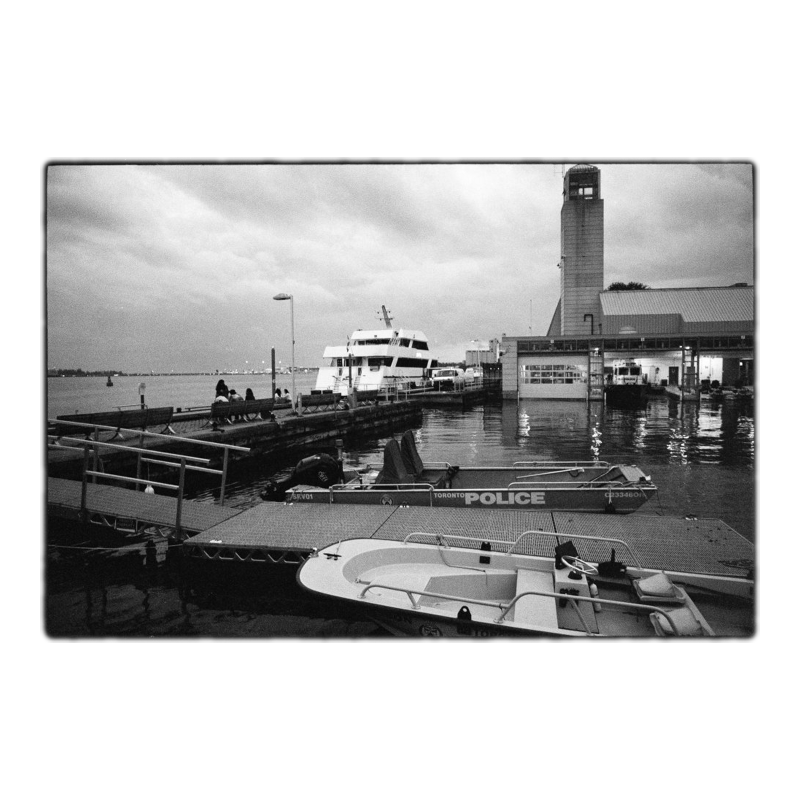
#> input picture samples/bordered-01.jpg, 1600 x 1600 px (shown at 1/2 size)
$ python -i core.py   (imports and definitions only)
#> lines starting #> are read from the running program, lines starting #| are printed output that depends on the picture
"""rebate — pure, in-memory film border scanner core.

This module contains the entire image-processing pipeline: sprocket/gate
detection, crop-with-border, rounded/soft mask generation, and compositing.

It is deliberately free of file IO, argparse, and config storage, so the same
code can be driven by the CLI client (`rebate/cli.py`) or a browser client
(Pyodide / WebAssembly). The only third-party dependencies are `numpy` and
`opencv-python`.
"""

import cv2
import numpy as np

from dataclasses import dataclass
from typing import Optional

# 35mm full-frame is 36 x 24 mm -> 3:2 aspect ratio.
ASPECT = 1.5
# Physical 35mm still-film dimensions (mm). These are the scale-invariant
# anchors: whatever the scan resolution, the gate is 24 mm tall and the
# sprocket pitch is 4.75 mm (the 36 mm width follows from the 3:2 aspect).
GATE_H_MM = 24.0
SPROCKET_PITCH_MM = 4.75
# Fallback sprocket pitch in pixels (only used by _grid_aligned).
SPROCKET_PITCH_FALLBACK = 730


# ---------------------------------------------------------------------------
# Detection
# ---------------------------------------------------------------------------

def _sprocket_candidates(gray):
    """Return (top_holes, bottom_holes) candidate sprocket holes.

    Sprocket holes are bright, medium-sized blobs in the outer bands of the
    film strip (outside the 24mm gate). Size ranges are expressed relative to
    the expected sprocket pitch (about w / 7.58 for a full-width 35mm frame)
    so the same code works at any scan resolution while still rejecting the
    small irregular fragments of photo content and dust.
    """
    h, w = gray.shape
    pitch_est = w / 7.58  # 36mm frame ~= 7.58 sprocket pitches across the width
    cw_lo, cw_hi = 0.38 * pitch_est, 0.90 * pitch_est
    ch_lo, ch_hi = 0.28 * pitch_est, 0.85 * pitch_est
    top, bot = [], []
    for is_top, (y_lo, y_hi) in ((True, (0, int(h * 0.16))),
                                 (False, (int(h * 0.88), h))):
        band = gray[y_lo:y_hi, :]
        if band.size == 0:
            continue
        # Adaptive threshold: sprocket holes are the bright tail of the band.
        thresh = float(np.percentile(band, 99.0))
        thresh = max(30.0, min(150.0, thresh * 0.6))
        bright = (band > thresh).astype(np.uint8)
        n, labels, stats, _ = cv2.connectedComponentsWithStats(bright, 8)
        for i in range(1, n):
            x, y, cw, ch, area = stats[i]
            if not (cw_lo <= cw <= cw_hi and ch_lo <= ch <= ch_hi):
                continue
            if ch < cw * 0.4:
                continue
            hl = {"cx": x + cw // 2, "cy": y_lo + y + ch // 2,
                  "y": int(y_lo + y), "ch": int(ch), "cw": int(cw),
                  "area": int(area)}
            (top if is_top else bot).append(hl)
    return top, bot


# [42 lines left out: functions _grid_aligned, _grid_fit, not called in this run]


def _sprocket_info(gray):
    """Sprocket geometry, tolerating one undetectable side.

    Returns (ts_bot, bs_top, center_x, pitch); ts_bot/bs_top may be None if
    that side's holes can't be resolved (e.g. an underexposed frame). Returns
    None if no usable periodic grid is found.
    """
    top_cand, bot_cand = _sprocket_candidates(gray)
    if len(top_cand) + len(bot_cand) < 4:
        return None

    w = gray.shape[1]
    fit = _grid_fit([h["cx"] for h in top_cand + bot_cand], w)
    if fit is None:
        return None
    pitch, phase, _ = fit

    # Sanity: the pitch implies a 24mm gate height; that must be a plausible
    # fraction of the strip height. A full-strip scan shows the 24mm gate at
    # roughly 0.69-0.85 of the strip height, so the lower bound must be close
    # to that. Too loose a bound lets a few spurious blobs win a sub-multiple
    # pitch (e.g. 422px instead of the true ~760px, or pitch/2), which would
    # shrink the gate to ~0.44 of the strip and mis-crop the frame.
    gate_h_px = pitch * (GATE_H_MM / SPROCKET_PITCH_MM)
    h = gray.shape[0]
    if not (0.6 * h <= gate_h_px <= 0.9 * h):
        return None

    tol = max(6, int(pitch * 0.10))

    # [4 lines left out: function aligned, not called in this run]

    top_aligned = aligned(top_cand)
    bot_aligned = aligned(bot_cand)
    ts_bot = max(hl["y"] + hl["ch"] for hl in top_aligned) if len(top_aligned) >= 2 else None
    bs_top = min(hl["y"] for hl in bot_aligned) if len(bot_aligned) >= 2 else None
    if ts_bot is None and bs_top is None:
        return None

    # Horizontal centre: midpoint of the detected hole run is robust to a few
    # missed holes (the median is not). Use top/bottom independently and pick
    # the one closest to the (roughly centred) image centre.
    cx_candidates = []
    if len(top_aligned) >= 2:
        cx_candidates.append((min(h["cx"] for h in top_aligned)
                              + max(h["cx"] for h in top_aligned)) / 2.0)
    if len(bot_aligned) >= 2:
        cx_candidates.append((min(h["cx"] for h in bot_aligned)
                              + max(h["cx"] for h in bot_aligned)) / 2.0)
    center_x = min(cx_candidates, key=lambda c: abs(c - w / 2.0))
    # A fixed holder centres the frame in the scan. Only trust a sprocket-
    # derived centre when it lands near the image centre; a hole run that is
    # missing holes on one side gives a badly biased midpoint.
    if not (w * 0.45 <= center_x <= w * 0.55):
        center_x = w / 2.0
    return ts_bot, bs_top, center_x, pitch


def _row_activity(gray):
    """Median and median-absolute-deviation (MAD) per row.

    Width is downsampled for speed but vertical resolution is kept, so the
    returned profiles are one value per source row. The exposed photo (gate)
    is bright and/or textured (high median or high MAD); the unexposed film
    border (rebate) is uniformly dark and flat (low median *and* low MAD);
    sprocket holes are bright but sparse, so they leave the median dark.
    """
    h, w = gray.shape
    target_w = 400
    if w > target_w:
        small = cv2.resize(gray, (target_w, h),
                           interpolation=cv2.INTER_AREA).astype(np.float32)
    else:
        small = gray.astype(np.float32)
    med = np.median(small, axis=1)
    mad = np.median(np.abs(small - med[:, None]), axis=1)
    return med, mad


def _col_activity(gray):
    """Median and MAD per column (transpose of _row_activity)."""
    h, w = gray.shape
    target_h = 400
    if h > target_h:
        small = cv2.resize(gray, (w, target_h),
                           interpolation=cv2.INTER_AREA).astype(np.float32)
    else:
        small = gray.astype(np.float32)
    med = np.median(small, axis=0)
    mad = np.median(np.abs(small - med[None, :]), axis=0)
    return med, mad


def _runs1d(mask):
    """Contiguous True runs in a 1-D boolean array, as [(start, end)]."""
    mask = np.asarray(mask, dtype=bool)
    runs = []
    start = None
    for i in range(len(mask) + 1):
        v = bool(mask[i]) if i < len(mask) else False
        if v and start is None:
            start = i
        if not v and start is not None:
            runs.append((start, i - 1))
            start = None
    return runs


def _merge_runs(runs, gap):
    """Merge runs separated by at most `gap` indices."""
    if not runs:
        return []
    merged = []
    cur_s, cur_e = runs[0]
    for s, e in runs[1:]:
        if s - cur_e - 1 <= gap:
            cur_e = e
        else:
            merged.append((cur_s, cur_e))
            cur_s, cur_e = s, e
    merged.append((cur_s, cur_e))
    return merged


def _photo_edges_in(gray, y_lo, y_hi):
    """Find the photo (top, bottom) within a row range, or None.

    The rebate is dark and the photo is brighter, so the median brightness is
    the discriminator. MAD is deliberately NOT used to extend the edges: a
    fogged/light-leaked rebate can be textured (high MAD) yet dark, which
    would otherwise drag the border out over the sprockets. Dark patches
    *inside* the photo are bridged by the gap-merge below.
    """
    med, mad = _row_activity(gray)
    med = med[y_lo:y_hi]
    mad = mad[y_lo:y_hi]
    if len(med) == 0:
        return None
    # Smooth so a single-row transient (dust line, fog streak) can't create a
    # false edge; a ~0.1% window is a few rows at typical scan sizes.
    k = max(3, len(med) // 1000)
    med = np.convolve(med, np.ones(k) / k, mode="same")
    med_base = float(np.percentile(med, 2))
    med_thr = med_base + max(12.0, 0.5 * med_base)
    photo = med > med_thr
    # Bridge small dark patches inside the photo (e.g. shadows) up to ~3% of
    # the range so a single dark area can't split the frame in two.
    gap = max(1, int(round((y_hi - y_lo) * 0.03)))
    runs = _merge_runs(_runs1d(photo), gap)
    if not runs:
        return None
    top, bot = max(runs, key=lambda r: r[1] - r[0])
    return top + y_lo, bot + y_lo


def _detect_photo_edges(gray):
    """Return (top, bottom) of the exposed photo frame, or None."""
    return _photo_edges_in(gray, 0, gray.shape[0])


def _photo_edges_x(gray, x_lo, x_hi):
    """Return (left, right) of the exposed photo frame, or None.

    The frame's horizontal extent is bounded by the dark inter-frame gaps, so
    it's detected with the same brightness/texture step as the vertical edges
    (there are no sprocket holes on the left/right to interfere).
    """
    med, mad = _col_activity(gray)
    med = med[x_lo:x_hi]
    mad = mad[x_lo:x_hi]
    if len(med) == 0:
        return None
    med_base = float(np.percentile(med, 2))
    mad_base = float(np.percentile(mad, 2))
    med_thr = med_base + max(12.0, 0.5 * med_base)
    mad_thr = mad_base + max(5.0, 0.8 * mad_base)
    photo = (med > med_thr) | (mad > mad_thr)
    gap = max(1, int(round((x_hi - x_lo) * 0.03)))
    runs = _merge_runs(_runs1d(photo), gap)
    if not runs:
        return None
    left, right = max(runs, key=lambda r: r[1] - r[0])
    return left + x_lo, right + x_lo


def detect_gate(gray):
    """Return (left, top, right, bottom) of the exposed film frame (gate)."""
    h, w = gray.shape

    info = _sprocket_info(gray)
    if info is not None:
        ts_bot, bs_top, center_x, pitch = info
        gate_h_px = pitch * (GATE_H_MM / SPROCKET_PITCH_MM)

        if ts_bot is not None and bs_top is not None:
            # Both sprocket rows known: refine with the brightness/texture step
            # inside the inter-sprocket band (the bright holes are excluded).
            edges = _photo_edges_in(gray, int(ts_bot), int(bs_top))
            if edges is not None and 0.85 * gate_h_px <= edges[1] - edges[0] <= 1.15 * gate_h_px:
                top, bot = edges
            else:
                mid = (ts_bot + bs_top) / 2.0
                top = mid - gate_h_px / 2.0
                bot = mid + gate_h_px / 2.0
        else:
            # Only one sprocket row is detectable. Prefer the brightness/texture
            # step (more precise); fall back to placing the 3:2 gate off the
            # known row when the photo is too dark to detect.
            edges = _photo_edges_in(gray, int(0.05 * h), int(0.95 * h))
            if edges is not None and 0.85 * gate_h_px <= edges[1] - edges[0] <= 1.15 * gate_h_px:
                top, bot = edges
            elif ts_bot is not None:
                top = ts_bot + 0.08 * pitch
                bot = top + gate_h_px
            else:
                bot = bs_top - 0.08 * pitch
                top = bot - gate_h_px
    else:
        # No usable sprockets (e.g. holes cropped off): brightness/texture over
        # the middle of the strip (the outer ~5% is excluded so the bright
        # sprocket slivers at the film edges aren't mistaken for photo).
        edges = _photo_edges_in(gray, int(0.05 * h), int(0.95 * h))
        expected_h = w / ASPECT
        if edges is not None and 0.85 * expected_h <= edges[1] - edges[0] <= 1.08 * expected_h:
            top, bot = edges
        else:
            top = (h - expected_h) / 2.0
            bot = top + expected_h
        center_x = _detect_center_x(gray, top, bot)

    gate_h = bot - top
    gate_w = gate_h * ASPECT

    # Refine the horizontal centre from the dark inter-frame gaps (handles
    # scans where the frame isn't perfectly centred). The width stays 3:2;
    # only the centre is shifted. We only trust a horizontal estimate that is
    # consistent with the 3:2 width AND lands near the image centre (a dark
    # edge inside the photo can otherwise bias it).
    h_edges = _photo_edges_x(gray, 0, w)
    if h_edges is not None:
        h_cx = (h_edges[0] + h_edges[1]) / 2.0
        if (0.90 * gate_w <= h_edges[1] - h_edges[0] <= 1.10 * gate_w
                and w * 0.47 <= h_cx <= w * 0.53):
            center_x = h_cx

    left = center_x - gate_w / 2.0
    right = center_x + gate_w / 2.0
    return left, top, right, bot


# [10 lines left out: function detect_photo_gate, not called in this run]


def _sprocket_centers(gray, top, bot):
    """Return candidate x-centers of sprocket holes above/below the gate."""
    top_cand, bot_cand = _sprocket_candidates(gray)
    holes = [h["cx"] for h in top_cand + bot_cand
             if h["cy"] < top - 20 or h["cy"] > bot + 20]
    return sorted(set(holes))


def _detect_center_x(gray, top, bot):
    h, w = gray.shape
    holes = _sprocket_centers(gray, top, bot)
    if len(holes) < 6:
        return w / 2.0

    fit = _grid_fit(holes, w)
    if fit is None:
        return w / 2.0
    pitch, phase, _ = fit
    tol = max(6, int(pitch * 0.10))
    aligned = [x for x in holes
               if min((x - phase) % pitch, pitch - (x - phase) % pitch) <= tol]
    if len(aligned) < 6:
        return w / 2.0

    cx = float(np.median(aligned))
    if w * 0.47 <= cx <= w * 0.53:
        return cx
    return w / 2.0


# [359 lines left out: functions _sprocket_band_edges, _sprocket_inner_edges, crop_with_border, _nudge_crop, _rounded_mask, _organic_mask and 1 more, not called in this run]


# ---------------------------------------------------------------------------
# In-memory processing (shared by the CLI client and the browser client)
# ---------------------------------------------------------------------------

@dataclass
class ProcessResult:
    """Result of process_image().

    `image` is always in the *original* orientation (portrait scans are
    rotated back to portrait). `debug_image` is optional and likewise already
    rotated back. Rectangles are expressed in landscape (pre-rotation)
    coordinates, matching the CLI's historical log output.
    """
    image: np.ndarray
    debug_image: Optional[np.ndarray] = None
    gate_rect: Optional[tuple] = None    # (left, top, right, bottom)
    crop_rect: Optional[tuple] = None    # (cl, ct, cr, cb)
    plain_rect: Optional[tuple] = None   # (cl, ct, cr, cb) for --plain
    sprocket_edges: Optional[tuple] = None  # (top_sprocket_bottom, bottom_sprocket_top)


# [107 lines left out: functions process_image, decode_image, encode_image, not called in this run]

>>> import cv2
>>> picture = cv2.imread('../samples/bordered-01.jpg', cv2.IMREAD_GRAYSCALE)
#> picture is the input picture: shape (1600, 1600); min 0, max 255, mean 184.9
>>> result = detect_gate(picture)
#> the loop in _sprocket_candidates, `for is_top, (y_lo, y_hi) in ((True, (0, int(h * 0.16))), (False, (int(..` made 2 passes
#> (thresh, n, stats) on passes 1 to 2: (150, 2, [[-1, 2147483647, 0, 0, 0], [0, 0, 1600, 256, 409600]]), (150, 2, [[-1, 2147483647, 0, 0, 0], [0, 0, 1600, 192, 307200]])
#> after the loop in _sprocket_candidates, `for is_top, (y_lo, y_hi) in ((True, (0, int(h * 0.16))),`: bright: shape (192, 1600); every value is 1
#> in _sprocket_info, `top_cand, bot_cand = _sprocket_candidates(gray)`: top_cand = []
#> in _row_activity, `small = cv2.resize(gray, (target_w, h), interpolation=cv2.INTER_AREA)...`:
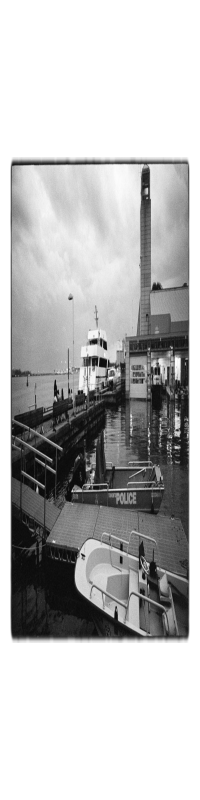
#> small: shape (1600, 400) float32 (shown at 1/2 size); min 0, max 255, mean 184.9
#> in _row_activity, `med = np.median(small, axis=1)`: med = 1600 values, max 255 at index 0, min 34 at index 940, mean 181.7
#> in _row_activity, `mad = np.median(np.abs(small - med[:, None]), axis=1)`: mad = 1600 values, max 97 at index 1147, min 0 at index 0, mean 19.41
#> in _photo_edges_in, `med = med[y_lo:y_hi]`: med = 1440 values, max 255 at index 0, min 34 at index 860, mean 173.5
#> in _photo_edges_in, `mad = mad[y_lo:y_hi]`: mad = 1440 values, max 97 at index 1067, min 0 at index 0, mean 21.57
#> in _photo_edges_in, `k = max(3, len(med) // 1000)`: k = 3
#> in _photo_edges_in, `med = np.convolve(med, np.ones(k) / k, mode="same")`: med = 1440 values, max 255 at index 1, min 36.67 at index 860, mean 173.4
#> in _photo_edges_in, `med_base = float(np.percentile(med, 2))`: med_base = 39.96
#> in _photo_edges_in, `med_thr = med_base + max(12.0, 0.5 * med_base)`: med_thr = 59.94
#> the loop in _runs1d, `for i in range(len(mask) + 1):` made 1441 passes
#> v on passes 1 to 12: True, True, True, True, True, True, True, True, True, True, True, True
#> after the loop in _runs1d, `for i in range(len(mask) + 1):`: runs = [(0, 717), (723, 750), (759, 792), (851, 857), (879, 902), (907, 915), (918, 1118), (1194, 1439)]
#> in _merge_runs, `merged = []`: merged = []
#> in _merge_runs, `cur_s, cur_e = runs[0]`: cur_s = 0; cur_e = 717
#> the loop in _merge_runs, `for s, e in runs[1:]:` made 7 passes
#> (s, e, cur_s, cur_e) on passes 3, 7: (851, 857, 851, 857), (1194, 1439, 1194, 1439)
#> (s, e, cur_e) on passes 1, 2, 4, 5, 6: (723, 750, 750), (759, 792, 792), (879, 902, 902), (907, 915, 915), (918, 1118, 1118)
#> after the loop in _merge_runs, `for s, e in runs[1:]:`: merged = [(0, 792), (851, 1118)]
#> in _photo_edges_in, `runs = _merge_runs(_runs1d(photo), gap)`: runs = [(0, 792), (851, 1118), (1194, 1439)]
#> in _photo_edges_in, `top, bot = max(runs, key=lambda r: r[1] - r[0])`: top = 0; bot = 792
#> in detect_gate, `edges = _photo_edges_in(gray, int(0.05 * h), int(0.95 * h))`: edges = (80, 872)
#> the loop in _sprocket_candidates (call 2), `for is_top, (y_lo, y_hi) in ((True, (0, int(h * 0.16))), (False, (int(..` made 2 passes
#> in _sprocket_centers, `top_cand, bot_cand = _sprocket_candidates(gray)`: top_cand = []
#> in detect_gate, `center_x = _detect_center_x(gray, top, bot)`: center_x = 800
#> in _col_activity, `small = cv2.resize(gray, (w, target_h), interpolation=cv2.INTER_AREA)...`:
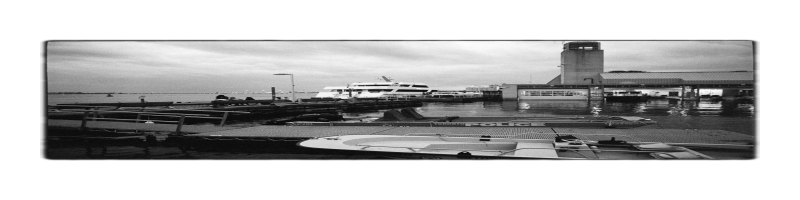
#> small: shape (400, 1600) float32 (shown at 1/2 size); min 1, max 255, mean 184.9
#> in _col_activity, `med = np.median(small, axis=0)`: med = 1600 values, max 255 at index 0, min 56.5 at index 92, mean 206.2
#> in _col_activity, `mad = np.median(np.abs(small - med[None, :]), axis=0)`: mad = 1600 values, max 111.5 at index 1474, min 0 at index 0, mean 44.6
#> in _photo_edges_x, `med_base = float(np.percentile(med, 2))`: med_base = 124.5
#> in _photo_edges_x, `mad_base = float(np.percentile(mad, 2))`: mad_base = 0
#> in _photo_edges_x, `med_thr = med_base + max(12.0, 0.5 * med_base)`: med_thr = 186.7
#> in _photo_edges_x, `mad_thr = mad_base + max(5.0, 0.8 * mad_base)`: mad_thr = 5
#> the loop in _runs1d (call 2), `for i in range(len(mask) + 1):` made 1601 passes
#> v on pass 1: True
#> in _photo_edges_x, `runs = _merge_runs(_runs1d(photo), gap)`: runs = [(0, 1599)]
#> in _photo_edges_x, `left, right = max(runs, key=lambda r: r[1] - r[0])`: left = 0; right = 1599
#> in detect_gate, `h_edges = _photo_edges_x(gray, 0, w)`: h_edges = (0, 1599)
#> in detect_gate, `h_cx = (h_edges[0] + h_edges[1]) / 2.0`: h_cx = 799.5
#> in detect_gate, `left = center_x - gate_w / 2.0`: left = -0.5
#> in detect_gate, `right = center_x + gate_w / 2.0`: right = 1599.5
#> result = (-0.5, 266.7, 1599.5, 1333.3)
